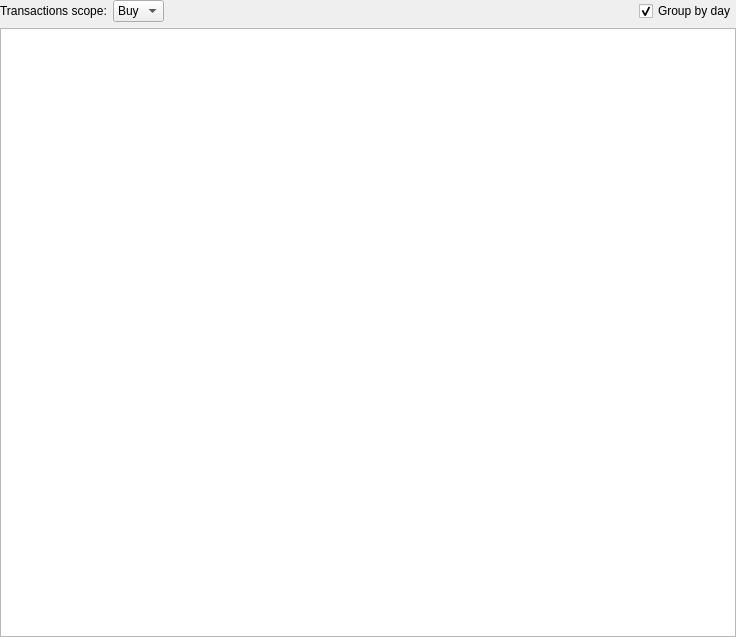
<?xml version="1.0" encoding="UTF-8"?>
<ui version="4.0">
 <class>Transactions</class>
 <widget class="QWidget" name="Transactions">
  <property name="geometry">
   <rect>
    <x>0</x>
    <y>0</y>
    <width>736</width>
    <height>637</height>
   </rect>
  </property>
  <property name="windowTitle">
   <string>Transactions</string>
  </property>
  <layout class="QVBoxLayout" name="verticalLayout">
   <property name="leftMargin">
    <number>0</number>
   </property>
   <property name="topMargin">
    <number>0</number>
   </property>
   <property name="rightMargin">
    <number>0</number>
   </property>
   <property name="bottomMargin">
    <number>0</number>
   </property>
   <item>
    <layout class="QHBoxLayout" name="horizontalLayout">
     <item>
      <widget class="QLabel" name="label">
       <property name="text">
        <string>Transactions scope:</string>
       </property>
      </widget>
     </item>
     <item>
      <widget class="QComboBox" name="transactionsScopeCB">
       <item>
        <property name="text">
         <string>Buy</string>
        </property>
       </item>
       <item>
        <property name="text">
         <string>Sell</string>
        </property>
       </item>
       <item>
        <property name="text">
         <string>All</string>
        </property>
       </item>
      </widget>
     </item>
     <item>
      <spacer name="horizontalSpacer">
       <property name="orientation">
        <enum>Qt::Horizontal</enum>
       </property>
       <property name="sizeHint" stdset="0">
        <size>
         <width>40</width>
         <height>20</height>
        </size>
       </property>
      </spacer>
     </item>
     <item>
      <widget class="QCheckBox" name="groupByDayCB">
       <property name="text">
        <string>Group by day</string>
       </property>
       <property name="checked">
        <bool>true</bool>
       </property>
      </widget>
     </item>
    </layout>
   </item>
   <item>
    <widget class="TransactionsTable" name="transactionsTable"/>
   </item>
  </layout>
 </widget>
 <customwidgets>
  <customwidget>
   <class>TransactionsTable</class>
   <extends>QTableView</extends>
   <header>stockmonitor.gui.widget.transactionswidget</header>
  </customwidget>
 </customwidgets>
 <resources/>
 <connections/>
</ui>
